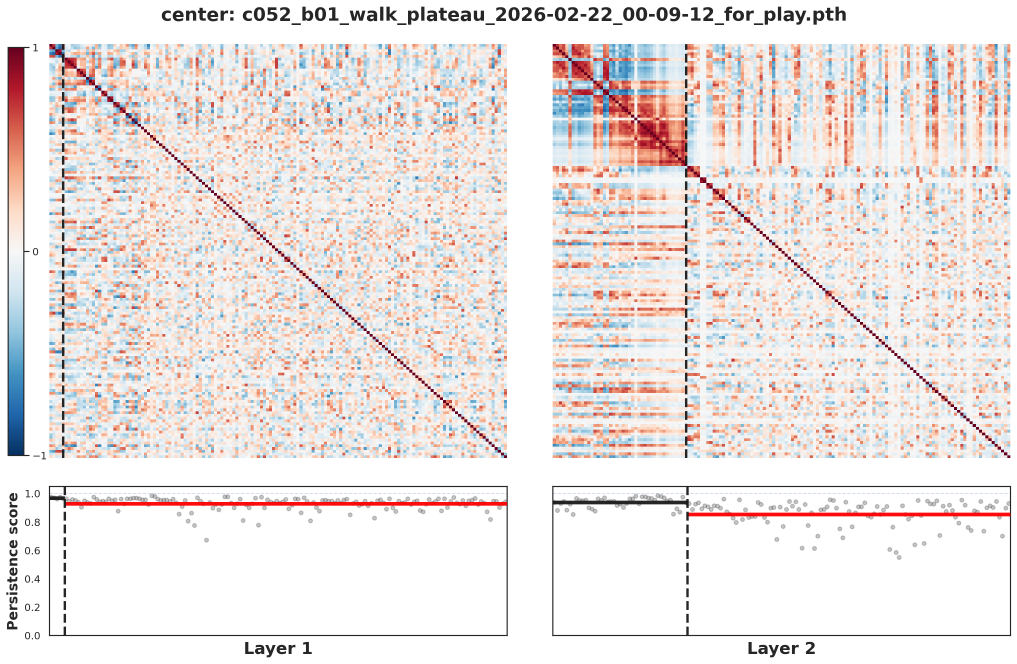
#> input picture Checkpoints_States_selectedGraphs/Walk_robustness/WSJ_att69_WalkOnly_relu_2_2026-02-21_01-37-58/MAPS_plots/c052_b01_walk_plateau_2026-02-22_00-09-12_for_play__center_walk.png, 3050 x 1991 px (shown at 1/3 size); its folder holds only this picture in this run
$ jupyter execute --allow-errors Visualisation_tesselation.ipynb
#> lines starting #> are read from the running program, lines starting #| are printed output that depends on the picture
[cell 1]
# ============================================================
# Overlay ALL Correlation Images in a Folder (High Transparency)
# ============================================================

from PIL import Image
import matplotlib.pyplot as plt
import numpy as np
import os
import glob

# ---- YOUR FOLDER PATH ----
# Put all the correlation PNGs you want to overlay in this folder.
folder_path = "/Users/adi/Desktop/EmergentRobotSelf/Checkpoints_States_selectedGraphs/Walk_robustness/WSJ_att69_WalkOnly_relu_2_2026-02-21_01-37-58/MAPS_plots"

# ---- FILE FILTER (adjust if needed) ----
pattern = "*.png"          # e.g. "*_Original.png" or "*.png"
# pattern = "*.png"

# ---- TRANSPARENCY LEVEL (smaller = more transparent) ----
alpha_scale = 0.20  # VERY transparent

# ---- COLLECT FILES ----
image_paths = sorted(glob.glob(os.path.join(folder_path, pattern)))
if len(image_paths) == 0:
    raise FileNotFoundError(f"No files matched pattern '{pattern}' in: {folder_path}")

print(f"Found {len(image_paths)} images.")

# ---- LOAD FIRST IMAGE TO GET SHAPE ----
base_img = Image.open(image_paths[0]).convert("RGBA")
#> base_img is the input picture: PIL image 3050x1991 RGBA; mean R, G, B, A 235.5, 227.8, 226.2, 255
width, height = base_img.size
#> width = 3050; height = 1991

# ---- CREATE ACCUMULATION ARRAY ----
accumulator = np.zeros((height, width, 4), dtype=np.float32)

# ---- LOAD + ACCUMULATE ----
for path in image_paths:
    img = Image.open(path).convert("RGBA")

    # Safety: if any image size differs, resize to match the first image
    if img.size != (width, height):
        img = img.resize((width, height), resample=Image.BILINEAR)

    img_arr = np.array(img).astype(np.float32)
    img_arr[..., 3] *= alpha_scale  # scale alpha channel
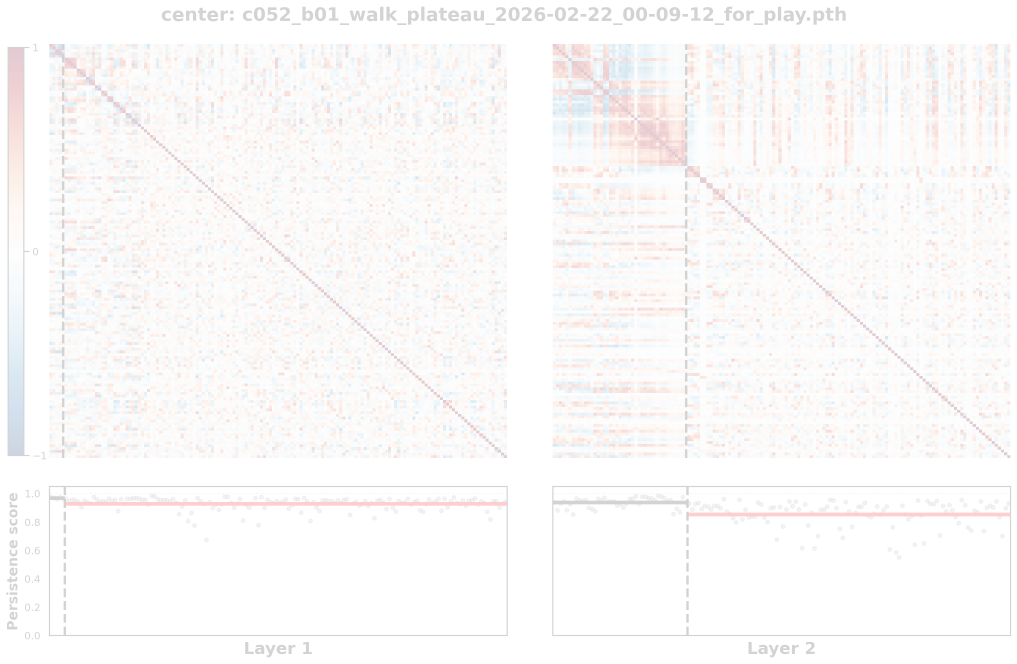
#> img_arr: shape (1991, 3050, 4) float32 (shown at 1/3 size); mean R, G, B, A 238.3, 230.7, 229, 50.3; transparent parts drawn white
    accumulator += img_arr

# ---- CLIP VALUES ----
accumulator = np.clip(accumulator, 0, 255).astype(np.uint8)

# ---- DISPLAY RESULT ----
plt.figure(figsize=(10, 10))
plt.imshow(accumulator)
plt.axis("off")
plt.title(f"Overlay of {len(image_paths)} Correlation Plots (alpha_scale={alpha_scale})")
plt.show()

[cell 2]
# ============================================================
# Proper Structural Overlay via Pixel Averaging
# ============================================================

from PIL import Image
import numpy as np
import matplotlib.pyplot as plt

# ---- Load all images as RGB ----
images = []

for path in image_paths:
    img = Image.open(path).convert("RGB")
    images.append(np.array(img).astype(np.float32))

# ---- Stack ----
stack = np.stack(images, axis=0)

# ---- Average across images ----
avg_img = np.mean(stack, axis=0)

# ---- Normalize to valid range ----
avg_img = np.clip(avg_img, 0, 255).astype(np.uint8)

# ---- Display ----
plt.figure(figsize=(10, 10))
plt.imshow(avg_img)
plt.axis("off")
plt.title("Overlay of Modular Alignment & Persistence Scoring Plots From Single Task - Walk")
plt.show()

[cell 3]
# ============================================================
# Averaged Overlay — Contrast Enhanced (Colors Pop More)
# ============================================================

from PIL import Image
import numpy as np
import matplotlib.pyplot as plt

# ---- Load all images as RGB ----
images = []
for path in image_paths:
    img = Image.open(path).convert("RGB")
    images.append(np.array(img).astype(np.float32))

# ---- Stack ----
stack = np.stack(images, axis=0)

# ---- Average ----
avg_img = np.mean(stack, axis=0)

# ---- Contrast stretch (preserve colors, increase pop) ----
min_val = avg_img.min()
#> min_val = 0
max_val = avg_img.max()
#> max_val = 255

gamma = 0.8  # <1 increases contrast in darker regions

normalized = (avg_img - min_val) / (max_val - min_val)
gamma_corrected = np.power(normalized, gamma)
gamma_corrected = (gamma_corrected * 255).astype(np.uint8)


# ---- Display ----
plt.figure(figsize=(10, 10))
#> (the rest of this cell did not finish here and is left out)


$ run again, on Checkpoints_States_selectedGraphs/Walk_robustness/WSJ_att69_WalkOnly_relu_2_2026-02-21_01-37-58/MAPS_plots/c058_b01_walk_plateau_2026-02-22_02-39-32_for_play__center_walk.png
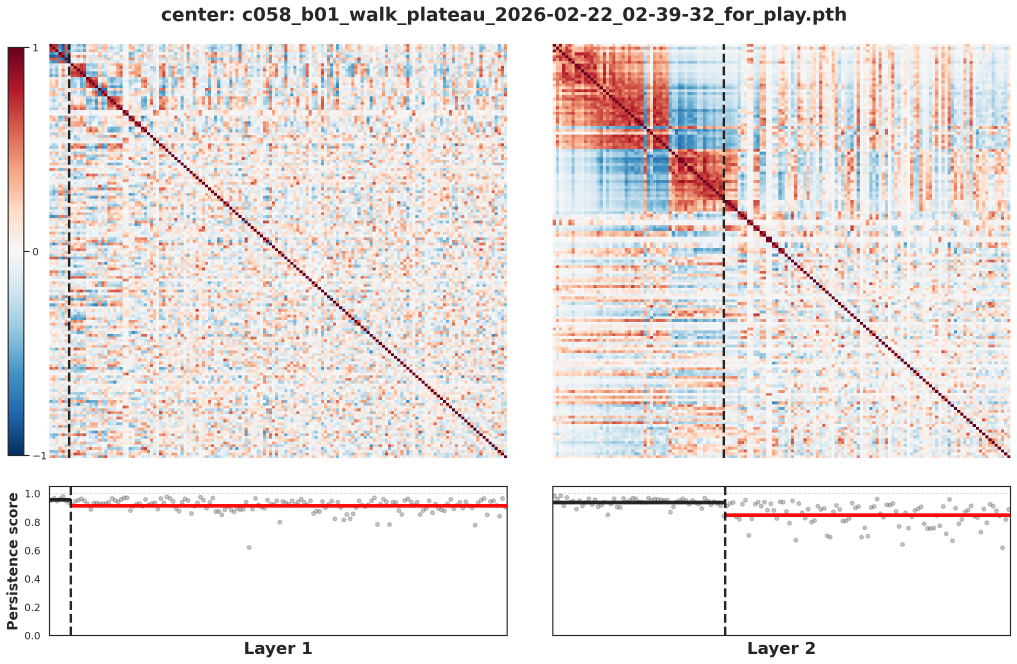
#> input picture Checkpoints_States_selectedGraphs/Walk_robustness/WSJ_att69_WalkOnly_relu_2_2026-02-21_01-37-58/MAPS_plots/c058_b01_walk_plateau_2026-02-22_02-39-32_for_play__center_walk.png, 3050 x 1991 px (shown at 1/3 size)
#> base_img is the input picture: PIL image 3050x1991 RGBA; mean R, G, B, A 234.2, 226.7, 225.3, 255
#> `img_arr[..., 3] *= alpha_scale`:
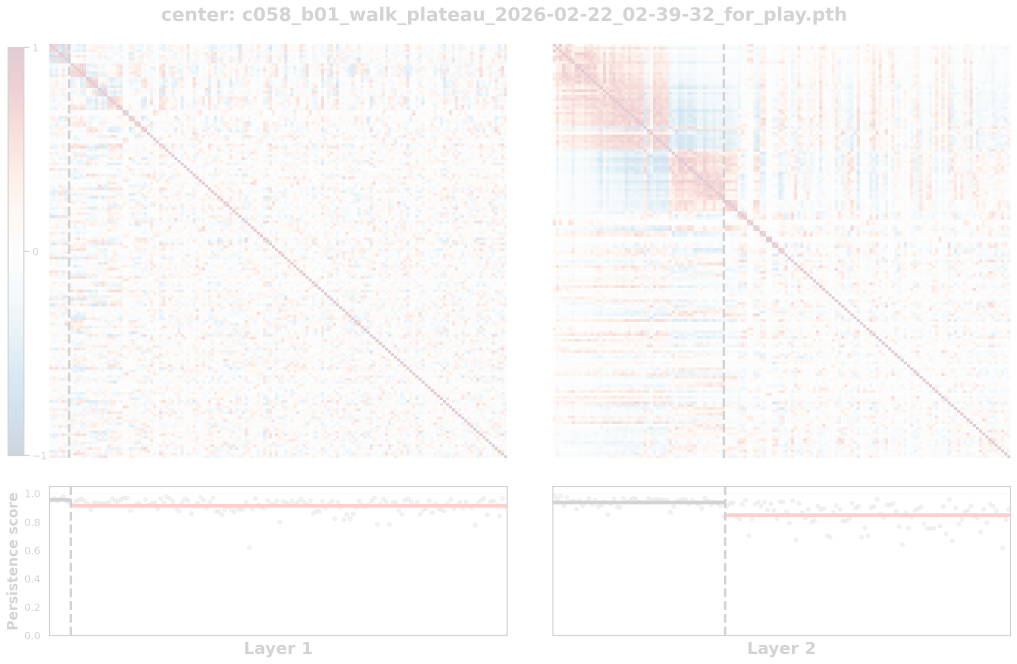
#> img_arr: shape (1991, 3050, 4) float32 (shown at 1/3 size); mean R, G, B, A 237, 229.3, 228, 50.3; transparent parts drawn white
#> min_val = 0
#> max_val = 255

$ run again, on Checkpoints_States_selectedGraphs/Walk_robustness/WSJ_att69_WalkOnly_relu_2_2026-02-21_01-37-58/MAPS_plots/c059_b01_walk_plateau_2026-02-22_03-04-33_for_play__center_walk.png
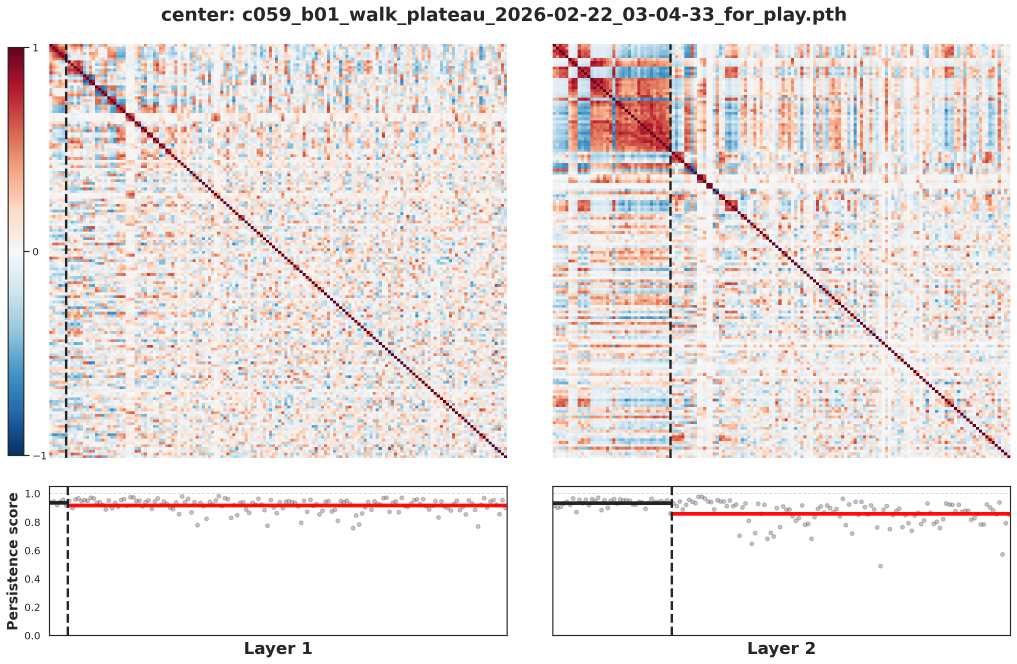
#> input picture Checkpoints_States_selectedGraphs/Walk_robustness/WSJ_att69_WalkOnly_relu_2_2026-02-21_01-37-58/MAPS_plots/c059_b01_walk_plateau_2026-02-22_03-04-33_for_play__center_walk.png, 3050 x 1991 px (shown at 1/3 size)
#> base_img is the input picture: PIL image 3050x1991 RGBA; mean R, G, B, A 234.9, 227.3, 225.7, 255
#> `img_arr[..., 3] *= alpha_scale`:
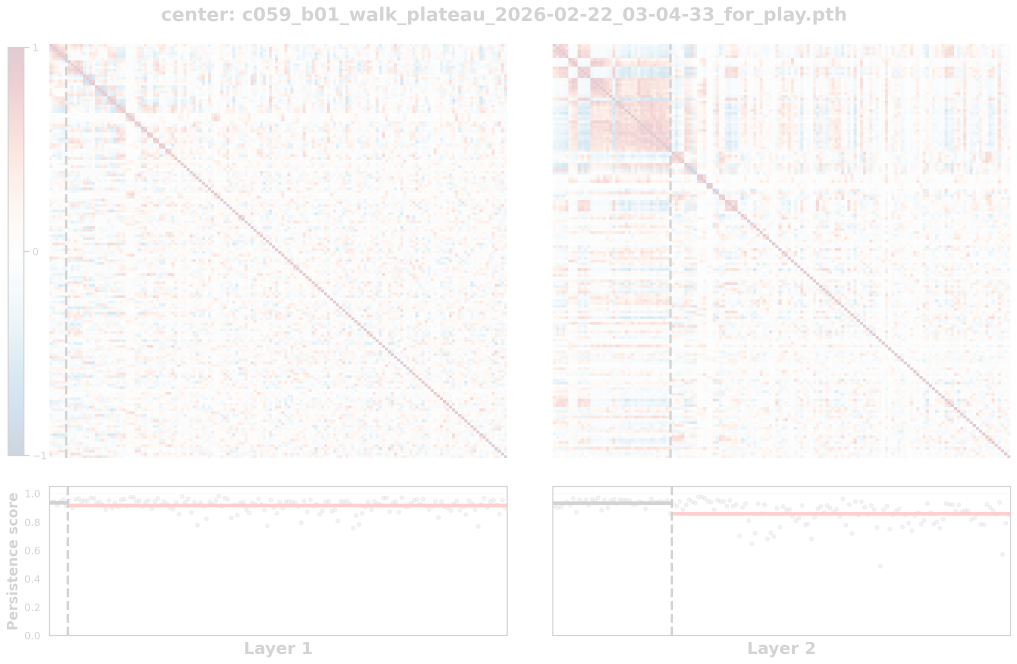
#> img_arr: shape (1991, 3050, 4) float32 (shown at 1/3 size); mean R, G, B, A 237.7, 230, 228.3, 50.3; transparent parts drawn white
#> min_val = 0
#> max_val = 255
